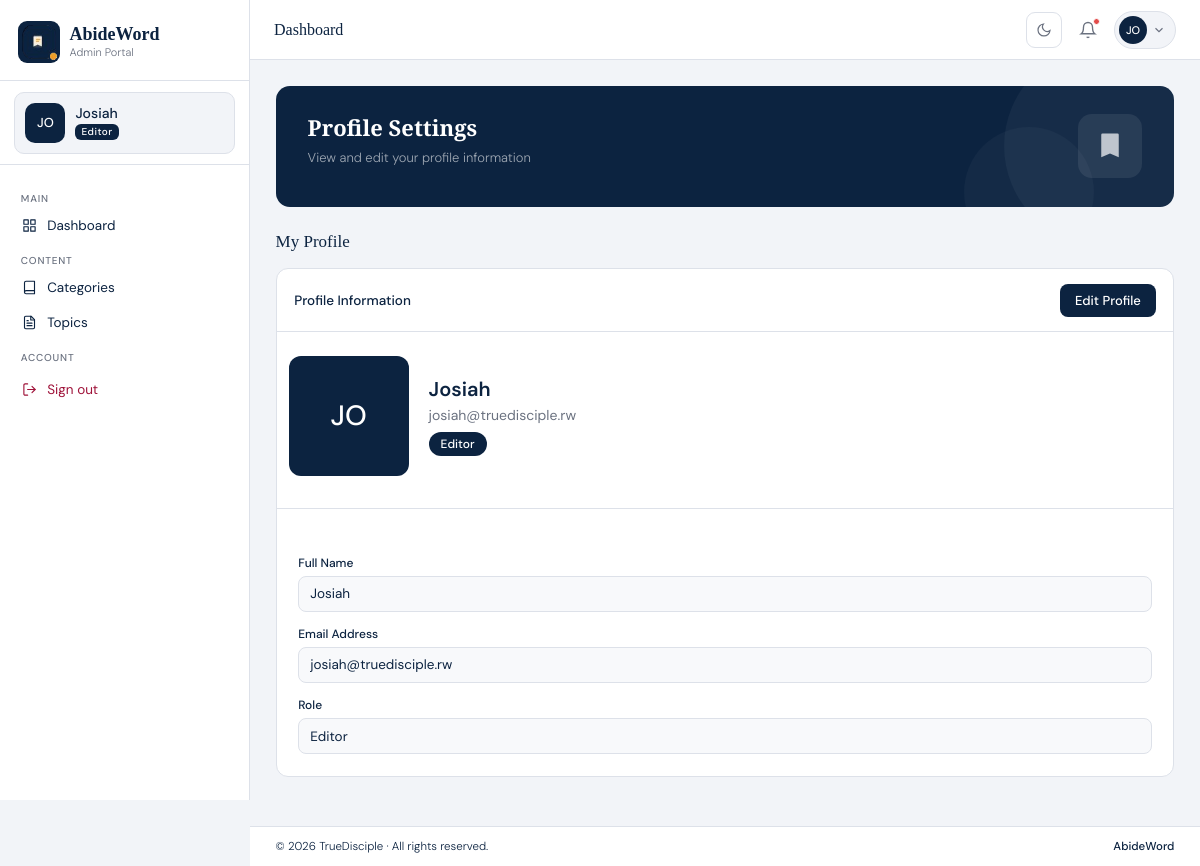
The app's page /admin/profile (signed in) with its own data.
### models.py (models this page shows)
class User(UserMixin, db.Model):
    id = db.Column(db.Integer, primary_key=True, autoincrement=True)
    name = db.Column(db.String(100), nullable=False)
    email = db.Column(db.String(120), nullable=False, unique=True)
    password_hash = db.Column(db.String(255), nullable=False)
    photo = db.Column(db.String(255))
    role = db.Column(db.String(20), default='admin')
    is_super_admin = db.Column(db.Boolean, default=False)
    is_active = db.Column(db.Boolean, default=True)
    created_at = db.Column(db.DateTime, default=datetime.utcnow)
    last_login = db.Column(db.DateTime)

### app.py (the view)
@app.route('/admin/profile')
@login_required
def profile():
    return render_template('admin/profile.html')

### app.py (called while the page is built)
@login_manager.user_loader
def load_user(user_id):
    return User.query.get(int(user_id))

### templates/admin/profile.html (shortened to what this page needs)
<!DOCTYPE html>
<html lang="en">
<head>
<link rel="stylesheet" href="{{ url_for('static', filename='css/style.css') }}"/>
</head>
<body>
<div class="layout">
{% include 'admin/components/sidebar.html' %}
<div class="main">
  {% include 'admin/components/topbar.html' %}
  <main class="content">
    <div class="banner">
      <div class="banner-text">
        <div class="banner-title">Profile Settings</div>
        <div class="banner-sub">View and edit your profile information</div>
      </div>
      <div class="banner-icon">
        <svg viewBox="0 0 24 24"><path d="M6 2h12a1 1 0 011 1v18l-7-3-7 3V3a1 1 0 011-1z"/></svg>
      </div>
    </div>
    <div class="page-content active">
      <div class="section-header">
        <span class="section-title">My Profile</span>
      </div>
      <div class="full-panel">
        <div class="panel-header">
          <span class="panel-title">Profile Information</span>
          <button class="btn-primary" onclick="window.location.href='/admin/users/{{ current_user.id }}/edit'">Edit Profile</button>
        </div>
        <div class="profile-header">
          <div class="profile-avatar-large">
            {% if current_user.photo %}
              <img src="{{ url_for('static', filename='uploads/users/' + current_user.photo) }}" alt="{{ current_user.name }}"/>
            {% else %}
              {{ current_user.name[:2].upper() }}
            {% endif %}
          </div>
          <div class="profile-info-large">
            <h2>{{ current_user.name }}</h2>
            <p>{{ current_user.email }}</p>
            <span class="profile-badge">{{ 'Super Admin' if current_user.is_super_admin else current_user.role|capitalize }}</span>
          </div>
        </div>
        <form>
          <div class="form-section">
            <div class="form-grid">
              <div class="form-field full">
                <label>Full Name</label>
                <input type="text" value="{{ current_user.name }}" readonly />
              </div>
              <div class="form-field full">
                <label>Email Address</label>
                <input type="email" value="{{ current_user.email }}" readonly />
              </div>
              <div class="form-field full">
                <label>Role</label>
                <input type="text" value="{{ 'Super Admin' if current_user.is_super_admin else current_user.role|capitalize }}" readonly />
              </div>
            </div>
          </div>
        </form>
      </div>
    </div>
  </main>
  {% include 'admin/components/footer.html' %}
</div>
</div>
</body>
</html>

### templates/admin/components/sidebar.html (shortened to what this page needs)
<aside class="sidebar" id="sidebar">
  <div class="sidebar-header">
    <div class="s-logo">
      <img src="{{ url_for('static', filename='img/logo.png') }}" alt="AbideWord Logo"/>
    </div>
    <div>
      <div class="s-brand">AbideWord</div>
      <div class="s-tag">Admin Portal</div>
    </div>
  </div>
  <div class="sidebar-profile-wrapper">
    <div href="/admin/profile" class="sidebar-profile-chip">
      <div class="sidebar-chip-avatar">
        {% if current_user.photo %}
          <img src="{{ url_for('static', filename='uploads/users/' + current_user.photo) }}" alt="{{ current_user.name }}"/>
        {% else %}
          {{ current_user.name[:2].upper() }}
        {% endif %}
      </div>
      <div class="sidebar-chip-info">
        <span class="sidebar-chip-name">{{ current_user.name }}</span>
        <span class="sidebar-chip-role">{{ 'Super Admin' if current_user.is_super_admin else current_user.role|capitalize }}</span>
      </div>
    </div>
  </div>
  <nav class="sidebar-nav">
    <div class="nav-label">Main</div>
    <a href="/admin" class="nav-item">
      <svg viewBox="0 0 24 24" fill="none" stroke="currentColor" stroke-width="2" stroke-linecap="round" stroke-linejoin="round"><rect x="3" y="3" width="7" height="7"/><rect x="14" y="3" width="7" height="7"/><rect x="14" y="14" width="7" height="7"/><rect x="3" y="14" width="7" height="7"/></svg>
      Dashboard
    </a>
    <div class="nav-label">Content</div>
    <a href="/admin/categories" class="nav-item">
      <svg viewBox="0 0 24 24" fill="none" stroke="currentColor" stroke-width="2" stroke-linecap="round" stroke-linejoin="round"><path d="M4 19.5A2.5 2.5 0 0 1 6.5 17H20"/><path d="M6.5 2H20v20H6.5A2.5 2.5 0 0 1 4 19.5v-15A2.5 2.5 0 0 1 6.5 2z"/></svg>
      Categories
    </a>
    <a href="/admin/topics" class="nav-item">
      Topics
    </a>
    <div class="nav-label">Account</div>
    <button class="nav-item logout" onclick="window.location.href='/logout'">
      <svg viewBox="0 0 24 24" fill="none" stroke="currentColor" stroke-width="2" stroke-linecap="round" stroke-linejoin="round"><path d="M9 21H5a2 2 0 0 1-2-2V5a2 2 0 0 1 2-2h4"/><polyline points="16 17 21 12 16 7"/><line x1="21" y1="12" x2="9" y2="12"/></svg>
      Sign out
    </button>
  </nav>
</aside>

### templates/admin/components/topbar.html (shortened to what this page needs)
<header class="topbar">
  <span class="page-title" id="pageLabel">Dashboard</span>
  <div class="topbar-right">
    <button class="theme-toggle" onclick="toggleTheme()" title="Toggle dark mode" id="themeBtn">
      <svg id="themeIcon" viewBox="0 0 24 24"><path d="M21 12.79A9 9 0 1111.21 3 7 7 0 0021 12.79z"/></svg>
    </button>
    <button class="icon-btn" onclick="toggleNotif()" title="Notifications">
      <svg viewBox="0 0 24 24"><path d="M18 8A6 6 0 006 8c0 7-3 9-3 9h18s-3-2-3-9"/><path d="M13.73 21a2 2 0 01-3.46 0"/></svg>
      <span class="notif-dot"></span>
    </button>
    <div class="profile-chip">
      <div class="chip-avatar">
        {% if current_user.photo %}
          <img src="{{ url_for('static', filename='uploads/users/' + current_user.photo) }}" alt="{{ current_user.name }}"/>
        {% else %}
          {{ current_user.name[:2].upper() }}
        {% endif %}
      </div>
      <button class="chip-drop" onclick="toggleProfileDrop()">
        <svg viewBox="0 0 24 24"><path d="M6 9l6 6 6-6"/></svg>
      </button>
    </div>
  </div>
</header>

### records on screen
User: name "JO", name "Josiah", is_super_admin+role "Editor", email "josiah@truedisciple.rw"
